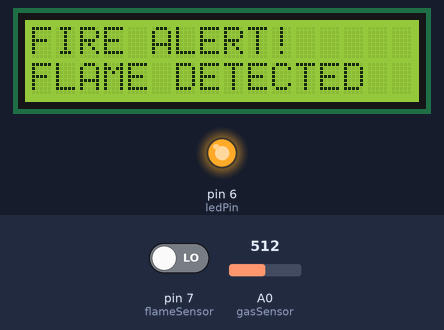
A sketch run on a simulated Arduino Uno, built with avr-gcc and run on an emulated ATmega328P. Parts: 16×2 character LCD, output pins drawn as LEDs (lit = HIGH). The test bench sets the inputs (shaded band); at power-on: pin 7 (flameSensor) LOW, A0 (gasSensor) = 512. What the sketch prints to the serial monitor is not drawn.

Above: at 4.2 s.
4.3 s: pin 7 (flameSensor) driven HIGH
At 5.7 s:
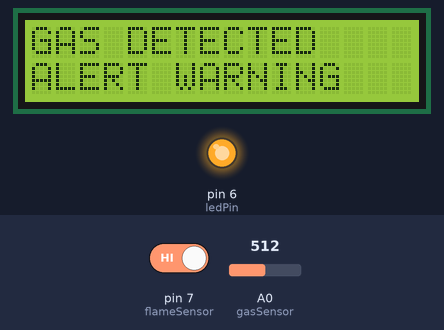
6.5 s: A0 (gasSensor) set to 311
8.2 s: A0 (gasSensor) set to 288
At 9.7 s:
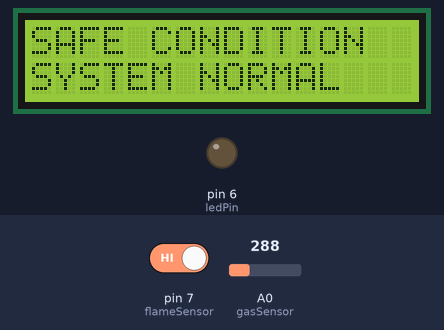
10.6 s: A0 (gasSensor) set to 306
At 11.7 s:
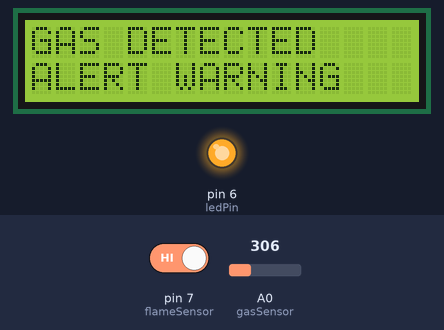
12.6 s: A0 (gasSensor) set to 290
At 13.6 s:
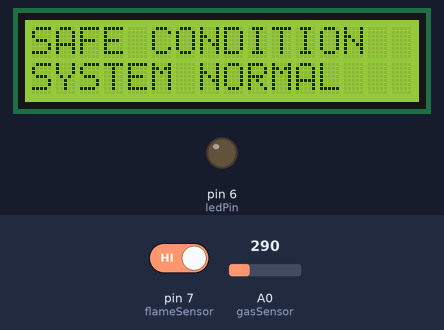
Timing chart, 0 to 15.6 s (numbered marks = the images above; inputs shaded):
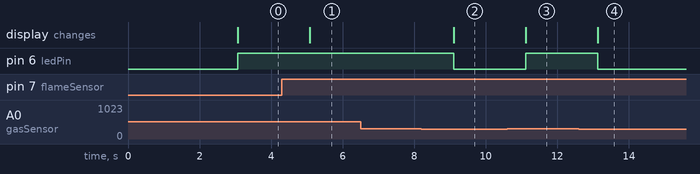

Measured:
- the behaviour switches between 300 and 299 on A0 (gasSensor) (found by bisection; images 1 and 2)
- after the input at 4.3 s, the display: changes after 0.79 s (image 1)
- after the input at 6.5 s, every drawn part: stays the same
- after the input at 8.2 s, pin 6 (ledPin): HIGH → LOW after 0.91 s; the display: changes after 0.91 s (image 2)
- after the input at 10.6 s, pin 6 (ledPin): LOW → HIGH after 0.52 s; the display: changes after 0.52 s (image 3)
- after the input at 12.6 s, pin 6 (ledPin): HIGH → LOW after 0.53 s; the display: changes after 0.54 s (image 4)

The sketch:

transmission.ino
```cpp
#include <LiquidCrystal.h>

// LCD Pins
LiquidCrystal lcd(13, 12, 11, 10, 9, 8);

// Sensor Pins
const int flameSensor = 7;
const int gasSensor = A0;

// Output Pin
const int ledPin = 6;

// Sensor Values
int flameValue = 0;
int gasValue = 0;

// Gas Threshold
const int gasThreshold = 300;

void setup()
{
  pinMode(flameSensor, INPUT);
  pinMode(ledPin, OUTPUT);

  lcd.begin(16, 2);

  Serial.begin(9600);

  lcd.setCursor(0, 0);
  lcd.print("FIRE & GAS");
  lcd.setCursor(0, 1);
  lcd.print("DETECTION SYS");

  delay(3000);
  lcd.clear();
}

void loop()
{
  flameValue = digitalRead(flameSensor);
  gasValue = analogRead(gasSensor);

  Serial.print("Gas Value: ");
  Serial.println(gasValue);

  // Safe Condition
  if (flameValue == HIGH && gasValue < gasThreshold)
  {
    digitalWrite(ledPin, LOW);

    lcd.clear();
    lcd.setCursor(0, 0);
    lcd.print("SAFE CONDITION");
    lcd.setCursor(0, 1);
    lcd.print("SYSTEM NORMAL");
  }

  // Fire Detected
  else if (flameValue == LOW)
  {
    digitalWrite(ledPin, HIGH);

    lcd.clear();
    lcd.setCursor(0, 0);
    lcd.print("FIRE ALERT!");
    lcd.setCursor(0, 1);
    lcd.print("FLAME DETECTED");
  }

  // Gas Leakage
  else if (gasValue >= gasThreshold)
  {
    digitalWrite(ledPin, HIGH);

    lcd.clear();
    lcd.setCursor(0, 0);
    lcd.print("GAS DETECTED");
    lcd.setCursor(0, 1);
    lcd.print("ALERT WARNING");
  }

  delay(1000);
}
```
